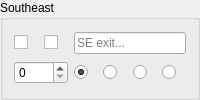
       <widget class="QGroupBox" name="groupBox_se">
        <property name="sizePolicy">
         <sizepolicy hsizetype="Preferred" vsizetype="Preferred">
          <horstretch>0</horstretch>
          <verstretch>0</verstretch>
         </sizepolicy>
        </property>
        <property name="title">
         <string>Southeast</string>
        </property>
        <layout class="QGridLayout" name="gridLayout_se">
         <item row="0" column="0">
          <widget class="QCheckBox" name="noroute_se">
           <property name="cursor">
            <cursorShape>PointingHandCursor</cursorShape>
           </property>
           <property name="focusPolicy">
            <enum>Qt::NoFocus</enum>
           </property>
           <property name="toolTip">
            <string>&lt;p&gt;Prevent a route being created via this exit, equivalent to an infinite exit weight.&lt;/p&gt;</string>
           </property>
           <property name="text">
            <string/>
           </property>
           <property name="checkable">
            <bool>true</bool>
           </property>
          </widget>
         </item>
         <item row="0" column="1">
          <widget class="QCheckBox" name="stub_se">
           <property name="cursor">
            <cursorShape>PointingHandCursor</cursorShape>
           </property>
           <property name="toolTip">
            <string>&lt;p&gt;Create an exit in this direction with unknown destination, mutually exclusive with an actual exit roomID.&lt;/p&gt;</string>
           </property>
           <property name="text">
            <string/>
           </property>
          </widget>
         </item>
         <item row="0" column="2" colspan="4">
          <widget class="QLineEdit" name="se">
           <property name="placeholderText">
            <string>SE exit...</string>
           </property>
          </widget>
         </item>
         <item row="1" column="0" colspan="2">
          <widget class="QSpinBox" name="weight_se">
           <property name="cursor">
            <cursorShape>SizeVerCursor</cursorShape>
           </property>
           <property name="toolTip">
            <string>&lt;p&gt;Set to a positive value to override the default (Room) Weight for using this Exit route, zero value assigns the default.&lt;/p&gt;</string>
           </property>
           <property name="maximum">
            <number>9999</number>
           </property>
          </widget>
         </item>
         <item row="1" column="2">
          <widget class="QRadioButton" name="doortype_none_se">
           <property name="cursor">
            <cursorShape>PointingHandCursor</cursorShape>
           </property>
           <property name="toolTip">
            <string>&lt;p&gt;No door symbol is drawn on 2D Map for this exit.&lt;/p&gt;</string>
           </property>
           <property name="text">
            <string/>
           </property>
           <property name="checked">
            <bool>true</bool>
           </property>
           <attribute name="buttonGroup">
            <string notr="true">doortype_se</string>
           </attribute>
          </widget>
         </item>
         <item row="1" column="3">
          <widget class="QRadioButton" name="doortype_open_se">
           <property name="cursor">
            <cursorShape>PointingHandCursor</cursorShape>
           </property>
           <property name="toolTip">
            <string>&lt;p&gt;Green (Open) door symbol is drawn on 2D Map, can be set on either a stub or a real exit.&lt;/p&gt;</string>
           </property>
           <property name="text">
            <string/>
           </property>
           <attribute name="buttonGroup">
            <string notr="true">doortype_se</string>
           </attribute>
          </widget>
         </item>
         <item row="1" column="4">
          <widget class="QRadioButton" name="doortype_closed_se">
           <property name="cursor">
            <cursorShape>PointingHandCursor</cursorShape>
           </property>
           <property name="toolTip">
            <string>&lt;p&gt;Orange (Closed) door symbol is drawn on 2D Map, can be set on either a stub or a real exit.&lt;/p&gt;</string>
           </property>
           <property name="text">
            <string/>
           </property>
           <attribute name="buttonGroup">
            <string notr="true">doortype_se</string>
           </attribute>
          </widget>
         </item>
         <item row="1" column="5">
          <widget class="QRadioButton" name="doortype_locked_se">
           <property name="cursor">
            <cursorShape>PointingHandCursor</cursorShape>
           </property>
           <property name="toolTip">
            <string>&lt;p&gt;Red (Locked) door symbol is drawn on 2D Map, can be set on either a stub or a real exit.&lt;/p&gt;</string>
           </property>
           <property name="text">
            <string/>
           </property>
           <attribute name="buttonGroup">
            <string notr="true">doortype_se</string>
           </attribute>
          </widget>
         </item>
        </layout>
       </widget>
